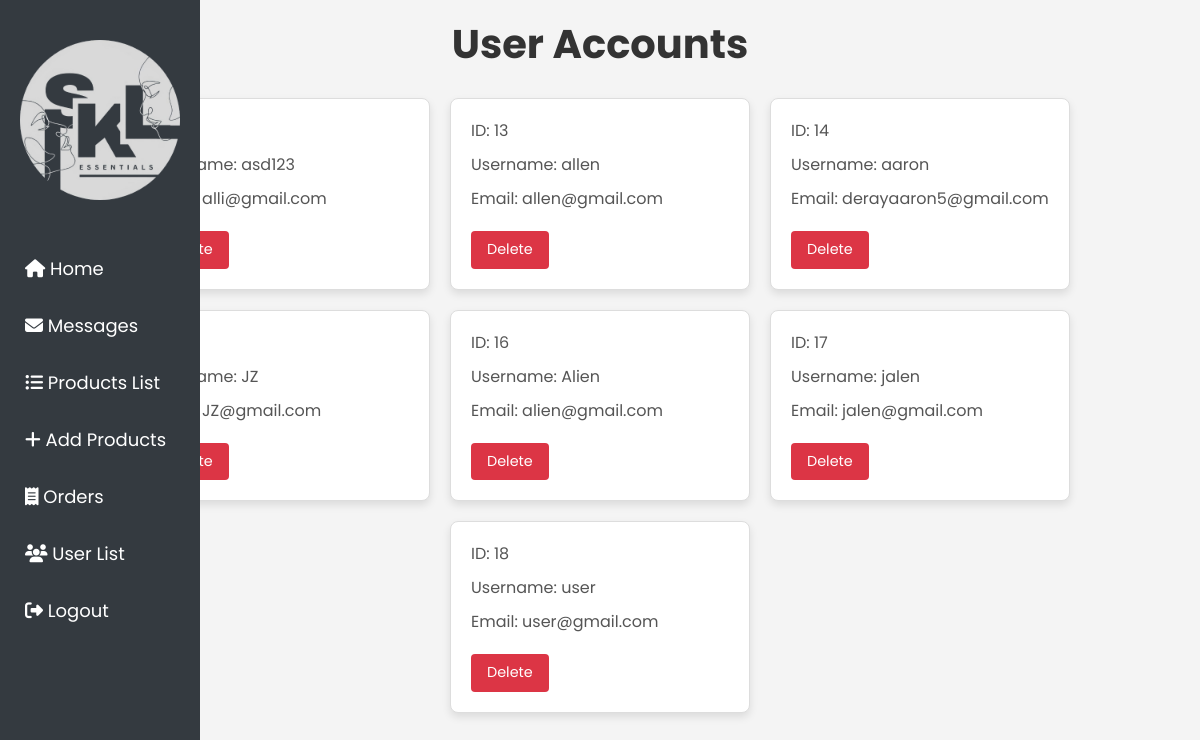
Before: /user_list.php with the older database file.
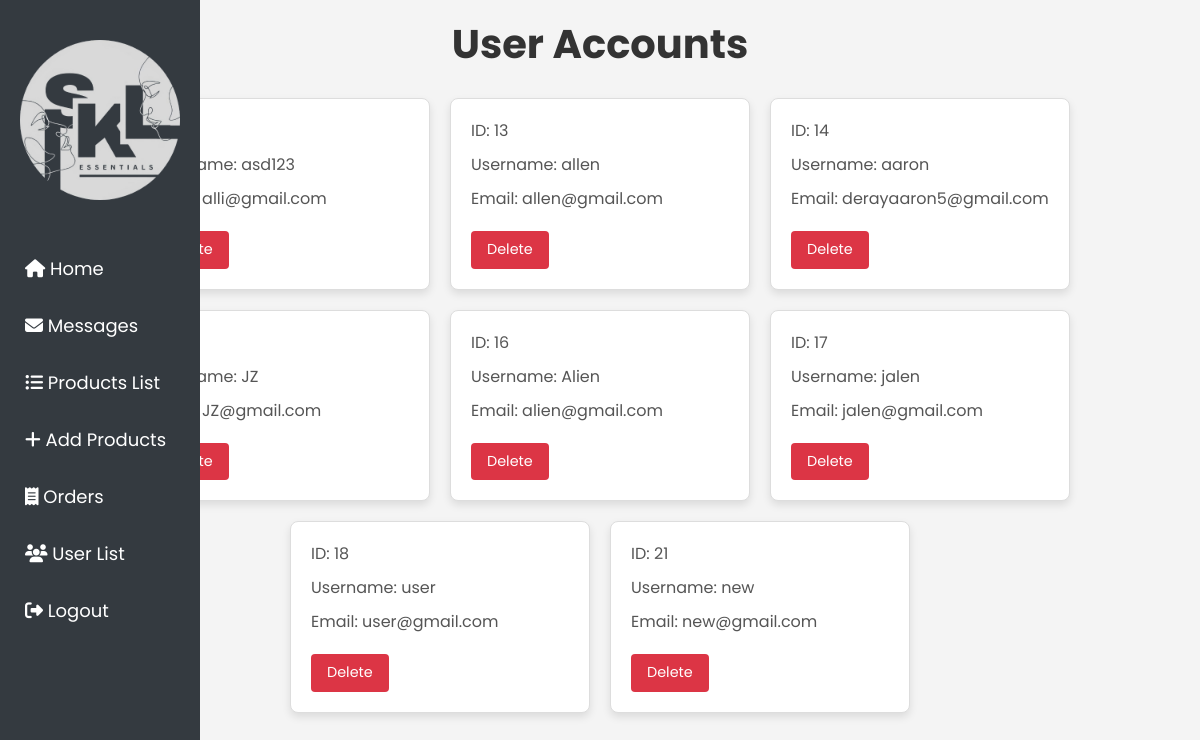
After: the same page with the newer database file.
### tables this page shows
CREATE TABLE `users` (
  `user_id` int(11) NOT NULL,
  `username` varchar(50) NOT NULL,
  `password_hash` varchar(255) NOT NULL,
  `email` varchar(100) NOT NULL,
  `first_name` varchar(50) DEFAULT NULL,
  `last_name` varchar(50) DEFAULT NULL,
  `address` text DEFAULT NULL,
  `phone_number` varchar(20) NOT NULL,
  `created_at` timestamp NOT NULL DEFAULT current_timestamp(),
  `updated_at` timestamp NOT NULL DEFAULT current_timestamp(),
  `profile_picture` varchar(255) DEFAULT NULL,
  `gender` varchar(50) NOT NULL
);

### user_list.php (the view, shortened to what this page needs)
<?php
include ('db.php');
?>
<!DOCTYPE html>
<html lang="en">
<head>
   <link href="https://stackpath.bootstrapcdn.com/bootstrap/4.5.2/css/bootstrap.min.css" rel="stylesheet">
   <link rel="stylesheet" href="https://cdnjs.cloudflare.com/ajax/libs/font-awesome/6.1.1/css/all.min.css">
   <link rel="stylesheet" href="user_list.css">
</head>
    <body>
    <div class="sidebar">
    <img src="images/inverted.png" alt="">
        <a href="admin_page.php"><i class="fas fa-home"></i><span> Home</span></a>
        <a href="user_message.php"><i class="fas fa-envelope"></i><span> Messages</span></a>
        <a href="product_list.php"><i class="fas fa-list-ul"></i><span> Products List</span></a>
        <a href="add_product.php"><i class="fas fa-plus"></i><span> Add Products</span></a>
        <a href="admin_orders.php"><i class="fas fa-receipt"></i><span> Orders</span></a>
        <a href="user_list.php"><i class="fas fa-users"></i><span> User List</span></a>
        <a href="admin_logout.php"><i class="fas fa-sign-out-alt"></i><span> Logout</span></a>
    </div>
<section class="accounts">
   <h1 class="heading">User Accounts</h1>
   <div class="box-container">
   <?php
   $select_accounts = $conn->prepare("SELECT * FROM `users`");
   $select_accounts->execute();
   $result = $select_accounts->get_result();
   if ($result->num_rows > 0) {
       while ($fetch_accounts = $result->fetch_assoc()) {
           echo "<div class='user'>";
           echo "<p>ID: " . htmlspecialchars($fetch_accounts['user_id']) . "</p>";
           echo "<p>Username: " . htmlspecialchars($fetch_accounts['username']) . "</p>";
           echo "<p>Email: " . htmlspecialchars($fetch_accounts['email']) . "</p>";
           echo "<a href='user_list.php?delete=" . urlencode($fetch_accounts['user_id']) . "' onclick=\"return confirm('Delete this account? The user-related information will also be deleted!')\" class='delete-btn'>Delete</a>";
           echo "</div>";
       }
   } else {
       echo "<p>No Users Found.</p>";
   }
   ?>
   </div>
</section>
</body>
</html>

Changed rows visible on the page:
added users: user_id "21", username "new", email "new@gmail.com"
